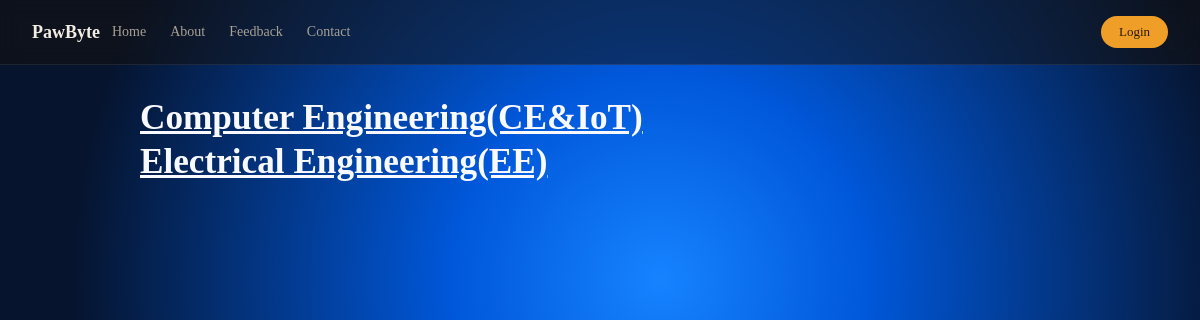
Page /exams/dept/ on the committed database.
### accounts/models.py (models this page shows)
class Departments(models.Model):
    name = models.CharField(max_length=255)
    code = models.CharField(max_length=24)
    def __str__(self):
        return f"{self.name}({self.code})"

### exams/views.py (the view)
# urls.py: path('dept/', views.departments, name="branch"),
def departments(request):
    branches = Departments.objects.all()
    return render(
        request,
        'exams/branchs.html',
        {
            "branches":branches
        }
    )

### exams/templates/exams/branchs.html (shortened to what this page needs)
{% extends 'layout.html' %}
{% block body %}
<section class="page">
{% for branch in branches %}
    <h1><a href="{% url 'exam:syllabus' branch.id %}">{{ branch }}</a></h1>
{% endfor %}
</section>
{% endblock %}

### static/css/main.css (style rules this page uses)
* { margin: 0; padding: 0; box-sizing: border-box; }
html { scroll-behavior: smooth; overflow-x: hidden; }
body { margin: 0; overflow-x: hidden; background: #06142E; background-image: radial-gradient( circle at 55% 35%, #1683FF 0%, #0057D9 25%, #06142E 70% ); background-attachment: fixed; background-size: cover; background-repeat: no-repeat; color: #F8FAFF; }
body { padding-top: 72px; }
.page { width: min(920px, 92%); margin: 0 auto 48px; padding: 24px 0 40px; }
.page h1, .page h1 a { font-size: clamp(1.4rem, 5vw, 2.2rem); line-height: 1.25; word-break: break-word; color: #F8FAFF; }
.page a { color: #f4bd32; }

### rows in the picture
Departments: name+code "Computer Engineering(CE&IoT)"
Departments: name+code "Electrical Engineering(EE)"
